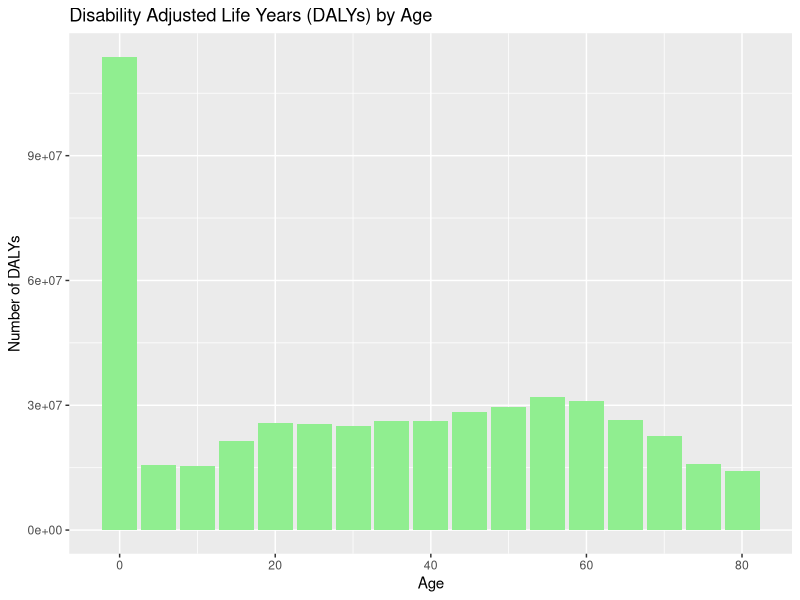
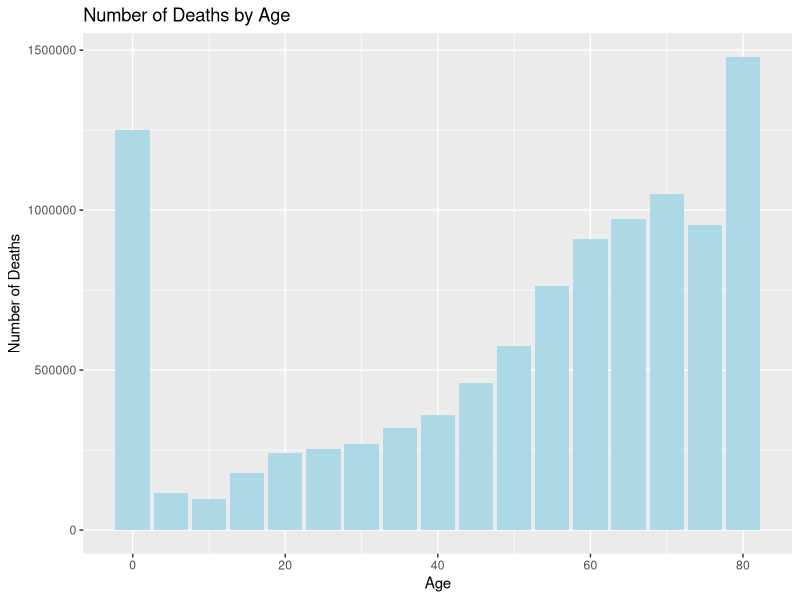
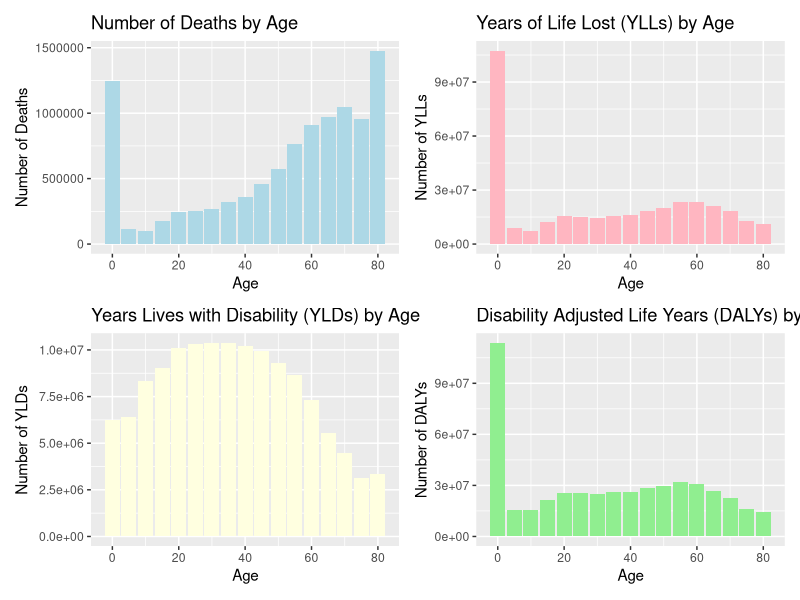
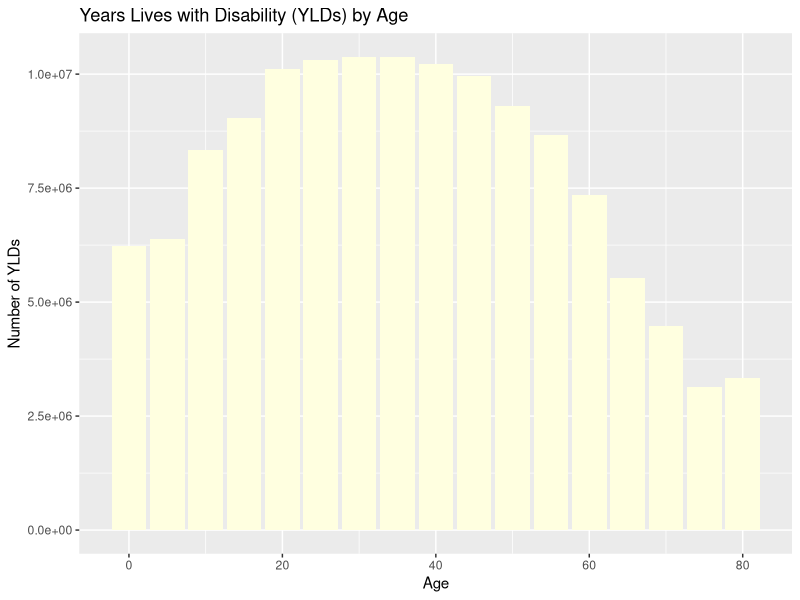
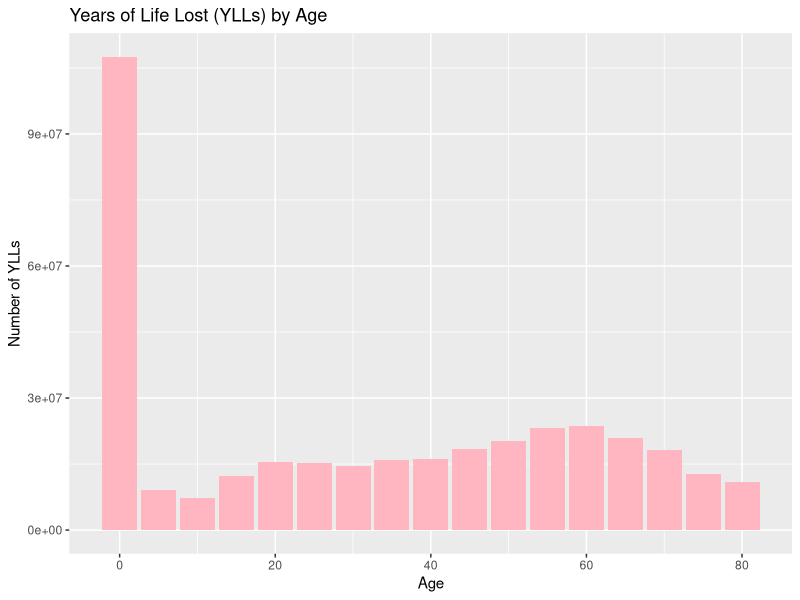
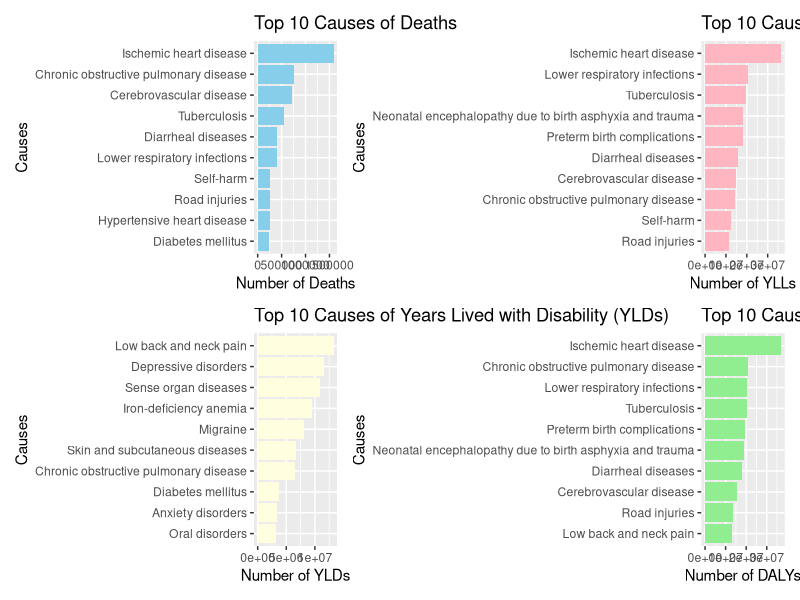
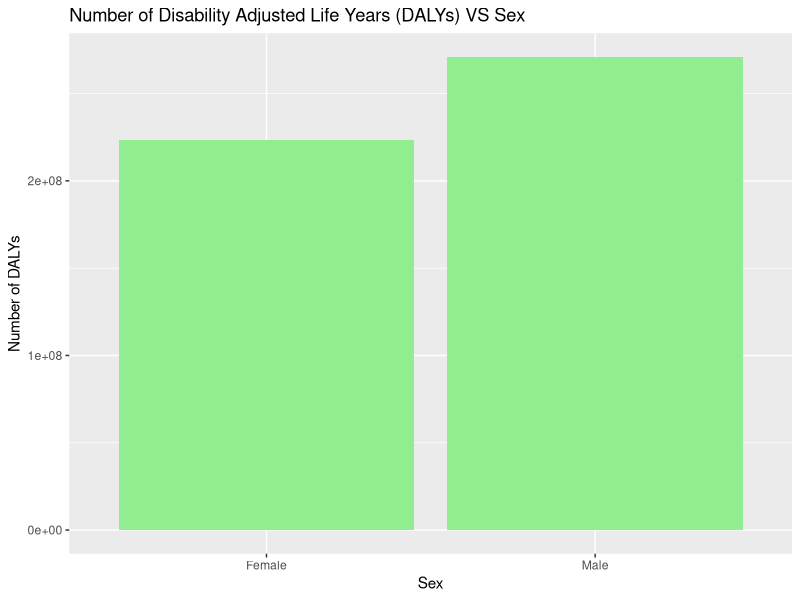
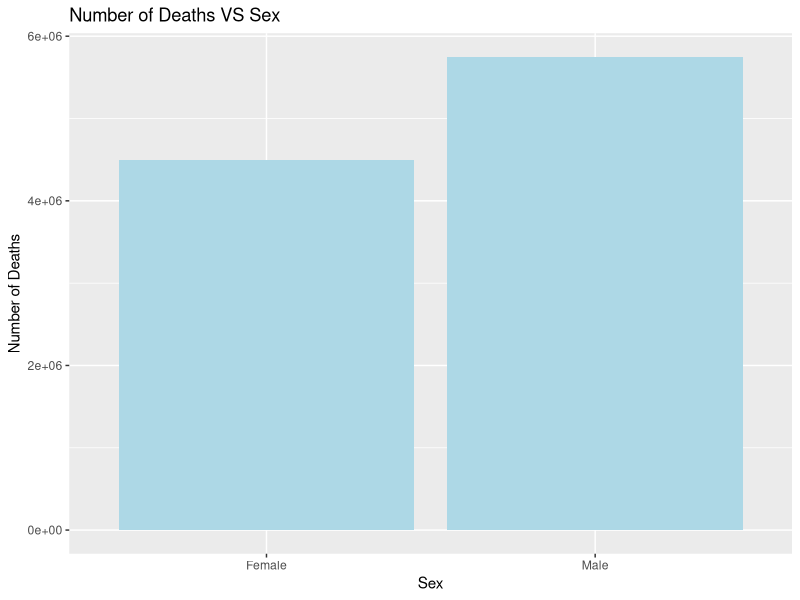

Source code (R) for these figures, in order:
# Yuhaniz Aly
# Assignment 1

# Load libraries
library(dplyr)
library(ggplot2)
library(patchwork)

# Load data
deaths_data <- read.csv("data/deaths.csv")
ylds_data <- read.csv("data/ylds.csv")
life_expectancy_data <- read.csv("data/life_expectancy.csv")

# Replace NA as 0 for deaths, ylls, ylds
deaths_data[is.na(deaths_data)] <- 0
ylds_data[is.na(ylds_data)] <- 0
life_expectancy_data[is.na(life_expectancy_data)] <- 0

### Computing metrics ###

# Merge data
merge_data <- deaths_data %>%
  merge(life_expectancy_data) %>%
  merge(ylds_data) %>%
  mutate(used_age = NA)

# Fix the age group to use in formula (probably not needed)
i <- 1
while (i < nrow(merge_data) + 1) {
  if (merge_data$age[i] == "Under 5") {
    merge_data$used_age[i] <- 0
  }
  else if (merge_data$age[i] == "5 to 9") {
    merge_data$used_age[i] <- 5
  }
  else {
    merge_data$used_age[i] <- substring(merge_data$age[i], 1, 2)
  }
  merge_data$used_age[i] <- as.numeric(merge_data$used_age[i])
  i <- i + 1
}

merge_data$used_age <- as.numeric(merge_data$used_age)

# New column for YLLs and compute YLLs
merge_data$ylls <- merge_data$life.expectancy * merge_data$deaths

# New column for DALYs and compute DALYs
merge_data$dalys <- merge_data$ylls + merge_data$ylds

### Burden by Cause ###
# Compute top 10 highest cause of deaths
top_10_cause_deaths <- merge_data %>%
  group_by(cause_name) %>%
  summarise(total_deaths = sum(deaths)) %>%
  arrange(-total_deaths) %>%
  top_n(10, total_deaths)

# Barchart for top 10 highest causes of deaths
top_10_cause_deaths_plot <- ggplot(top_10_cause_deaths) +
  geom_col(mapping = aes(x = total_deaths, y = reorder(cause_name, total_deaths)
                         ), fill = "skyblue") +
  labs(
    title = "Top 10 Causes of Deaths",
    x = "Number of Deaths",
    y = "Causes"
  )

# Compute top 10 highest causes of YLLs
top_10_cause_ylls <- merge_data %>%
  group_by(cause_name) %>%
  summarise(total_ylls = sum(ylls)) %>%
  arrange(-total_ylls) %>%
  top_n(10, total_ylls)

# Barchart for top 10 highest causes of ylls
top_10_cause_ylls_plot <- ggplot(top_10_cause_ylls) +
  geom_col(mapping = aes(x = total_ylls, y = reorder(cause_name, total_ylls)),
           fill = "lightpink") +
  labs(
    title = "Top 10 Causes of Years of Life Lost (YLLs)",
    x = "Number of YLLs",
    y = "Causes"
  )

# Compute top 10 highest causes of YLDs
top_10_cause_ylds <- merge_data %>%
  group_by(cause_name) %>%
  summarise(total_ylds = sum(ylds)) %>%
  arrange(-total_ylds) %>%
  top_n(10, total_ylds)

# Barchart for top 10 highest causes of ylds
top_10_cause_ylds_plot <- ggplot(top_10_cause_ylds) +
  geom_col(mapping = aes(x = total_ylds, y = reorder(cause_name, total_ylds)),
           fill = "lightyellow") +
  # geom_bar(stat = "identity", fill = "yellow") +
  labs(
    title = "Top 10 Causes of Years Lived with Disability (YLDs)",
    x = "Number of YLDs",
    y = "Causes"
  )

# Compute top 10 highest causes of DALYs
top_10_cause_dalys <- merge_data %>%
  group_by(cause_name) %>%
  summarise(total_dalys = sum(dalys)) %>%
  arrange(-total_dalys) %>%
  top_n(10, total_dalys)

# Barchart for top 10 highest causes of DALYs
top_10_cause_dalys_plot <- ggplot(top_10_cause_dalys) +
  geom_col(mapping = aes(x = total_dalys, y = reorder(cause_name, total_dalys)),
           fill = "lightgreen") +
  # geom_bar(stat = "identity", fill = "yellow") +
  labs(
    title = "Top 10 Causes of Disability Adjusted Life Years (DALYs)",
    x = "Number of DALYs",
    y = "Causes"
  )

# Patchwork for burden by cause
cause_patchwork <- (top_10_cause_deaths_plot | top_10_cause_ylls_plot) /
  (top_10_cause_ylds_plot | top_10_cause_dalys_plot)

### Burden by Age ###
# Compute age vs number of deaths
age_deaths <- merge_data %>%
  group_by(used_age) %>%
  summarise(total_deaths = sum(deaths))

# Barchart for age vs number of deaths
age_deaths_plot <- ggplot(age_deaths) +
  geom_col(mapping = aes(x = used_age, y = total_deaths), fill = "lightblue") +
  labs(
    title = "Number of Deaths by Age",
    x = "Age",
    y = "Number of Deaths"
  )

# Compute age vs ylls
age_ylls <- merge_data %>%
  group_by(used_age) %>%
  summarise(total_ylls = sum(ylls))

# Barchart for age vs ylls
age_ylls_plot <- ggplot(age_ylls) +
  geom_col(mapping = aes(x = used_age, y = total_ylls), fill = "lightpink") +
  labs(
    title = "Years of Life Lost (YLLs) by Age",
    x = "Age",
    y = "Number of YLLs"
  )

# Compute age vs ylds
age_ylds <- merge_data %>%
  group_by(used_age) %>%
  summarise(total_ylds = sum(ylds))

# Barchart for age vs ylds
age_ylds_plot <- ggplot(age_ylds) +
  geom_col(mapping = aes(x = used_age, y = total_ylds), fill = "lightyellow") +
  labs(
    title = "Years Lives with Disability (YLDs) by Age",
    x = "Age",
    y = "Number of YLDs"
  )

# Compute age vs dalys
age_dalys <- merge_data %>%
  group_by(used_age) %>%
  summarise(total_dalys = sum(dalys))

# Barchart for age vs dalys
age_dalys_plot <- ggplot(age_dalys) +
  geom_col(mapping = aes(x = used_age, y = total_dalys), fill = "lightgreen") +
  labs(
    title = "Disability Adjusted Life Years (DALYs) by Age",
    x = "Age",
    y = "Number of DALYs"
  )

# Patchwork for burden by age
age_patchwork <- (age_deaths_plot | age_ylls_plot) /
  (age_ylds_plot | age_dalys_plot)

### Burden by Sex ###
# Compute sex vs number of deaths
sex_deaths <- merge_data %>%
  group_by(sex) %>%
  summarise(total_deaths = sum(deaths))

# Barchart for sex vs number of deaths
sex_deaths_plot <- ggplot(sex_deaths) +
  geom_col(mapping = aes(x = sex, y = total_deaths), fill = "lightblue") +
  labs(
    title = "Number of Deaths VS Sex",
    x = "Sex",
    y = "Number of Deaths"
  )

# Compute sex vs ylls
sex_ylls <- merge_data %>%
  group_by(sex) %>%
  summarise(total_ylls = sum(ylls))

# Barchart for sex vs ylls
sex_ylls_plot <- ggplot(sex_ylls) +
  geom_col(mapping = aes(x = sex, y = total_ylls), fill = "lightpink") +
  labs(
    title = "Number of Years of Life Lost (YLLs) VS Sex",
    x = "Sex",
    y = "Number of YLLs"
  )

# Compute sex vs ylds
sex_ylds <- merge_data %>%
  group_by(sex) %>%
  summarise(total_ylds = sum(ylds))

# Barchart for sex vs ylds
sex_ylds_plot <- ggplot(sex_ylds) +
  geom_col(mapping = aes(x = sex, y = total_ylds), fill = "lightyellow") +
  labs(
    title = "Number of Years Lives with Disability (YLDs) VS Sex",
    x = "Sex",
    y = "Number of YLDs"
  )

# Compute sex vs dalys
sex_dalys <- merge_data %>%
  group_by(sex) %>%
  summarise(total_dalys = sum(dalys))

# Barchart for sex vs ylds
sex_dalys_plot <- ggplot(sex_dalys) +
  geom_col(mapping = aes(x = sex, y = total_dalys), fill = "lightgreen") +
  labs(
    title = "Number of Disability Adjusted Life Years (DALYs) VS Sex",
    x = "Sex",
    y = "Number of DALYs"
  )

# Patchwork for burden by sex
sex_patchwork <- (sex_deaths_plot | sex_ylls_plot) /
  (sex_ylds_plot | sex_dalys_plot)
